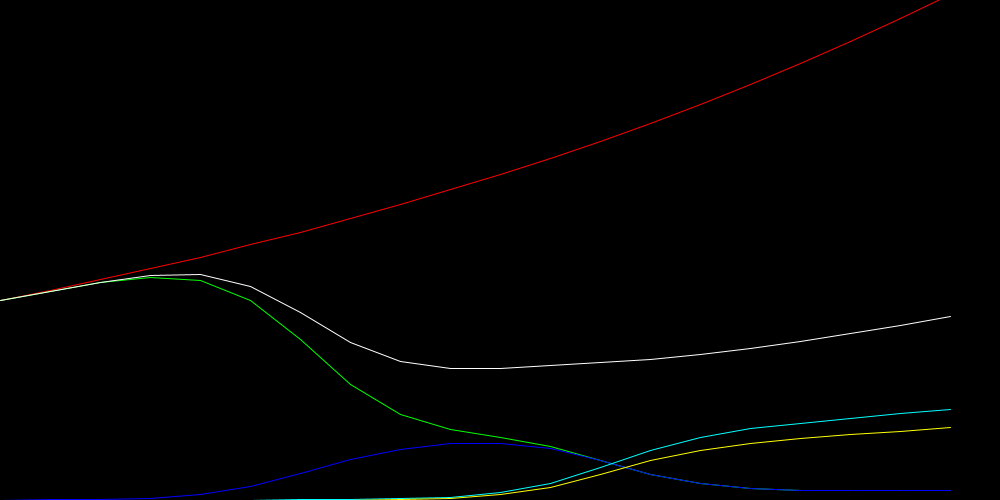
Frame 1 (no input)
Frame 60 (the mouse pressed at the canvas centre just before this capture): identical to frame 1, image omitted
Frame 120 (the mouse held since frame 60 and released just before this capture): identical to frame 1, image omitted

The Processing sketch that drew this single still picture (run headless with seeded random() and noise(); from frame 60 on, the mouse is pressed at the canvas centre):

// Processing sketch: ParkingModel
// ── ParkingModel.pde
AV_System sys;

void setup() {
  size(1000, 500);
  sys = new AV_System(1000, 2010, 2030);
  
  sys.demand_growth = 0.05;
  
  sys.av_share = 0.9;
  sys.av_growth = 1.0;
  sys.av_peak_hype_year = 2022;
  
  sys.rideShare_share = 0.8;
  sys.rideShare_growth = 1.0;
  sys.rideShare_peak_hype_year = 2016;
  
  sys.update();
}

void draw() {
  background(0);
  sys.plot();
}

class AV_System {
  int tripDemand_0;
  int year_0, year_f, intervals; // initial and final years
  float demand_growth; // yearly growth for trip demand (exponential growth)
  
  float rideShare_share; // % trips using Ride Share at Equilibrium
  float rideShare_growth; // Pace of Adoption (k-value of logistic eq.)
  int rideShare_peak_hype_year; // Year of peak adoption
  
  float av_share; // % trips using Autonomous Vehicle at Equilibrium
  float av_growth; // Pace of Adoption (k-value of logistic eq.)
  int av_peak_hype_year; // Year of peak adoption
  
  /* 4 Car Types:
   *
   *                Human Driver              Autonomous Vehicle
   *
   *  Private       1. [Private, Driver]      3. [Private, AV]
   *
   *   Shared       2. [Shared,  Driver]      4. [Shared,  AV]
   */
   
  // Number of Vehicles of Each Type for array of N years
  int[] numCar1, numCar2, numCar3, numCar4, totalCars;
  
  // Number of Trips Demanded for array of N years
  int[] tripDemand;
   
  // Number of trips served per vehicle of each type
  float TRIPS_PER_CAR1 = 1.0;
  float TRIPS_PER_CAR2 = 4.0;
  float TRIPS_PER_CAR3 = 1.0;
  float TRIPS_PER_CAR4 = 5.0;
   
  // Number of parking Spaces needed per vehicle of each type
  float SPACES_PER_CAR1 = 1.00;
  float SPACES_PER_CAR2 = 0.50;
  float SPACES_PER_CAR3 = 0.75;
  float SPACES_PER_CAR4 = 0.25;
   
   AV_System(int tripDemand_0, int year_0, int year_f) {
     this.tripDemand_0 = tripDemand_0;
     this.year_0 = year_0;
     this.year_f = year_f;
     intervals = year_f - year_0;
     
     numCar1    = new int[intervals];
     numCar2    = new int[intervals];
     numCar3    = new int[intervals];
     numCar4    = new int[intervals];
     totalCars  = new int[intervals];
     tripDemand = new int[intervals];
   }
   
   void update() {
     float av_s, rs_s; // Instantaneous share of AV and RideShare
     
     // Update Vehicle Counts
     for (int i=0; i<intervals; i++) {
       av_s = logistic(av_share,        av_growth,        year_0 + i, av_peak_hype_year);
       rs_s = logistic(rideShare_share, rideShare_growth, year_0 + i, rideShare_peak_hype_year);
       
       tripDemand[i] = int(tripDemand_0 * pow(1 + demand_growth, i));
       numCar1[i] = int( tripDemand[i] * (1 - av_s) * (1 - rs_s) );
       numCar2[i] = int( tripDemand[i] * (1 - av_s) * (0 + rs_s) );
       numCar3[i] = int( tripDemand[i] * (0 + av_s) * (1 - rs_s) );
       numCar4[i] = int( tripDemand[i] * (0 + av_s) * (0 + rs_s) );
       
       numCar1[i] /= TRIPS_PER_CAR1;
       numCar2[i] /= TRIPS_PER_CAR2;
       numCar3[i] /= TRIPS_PER_CAR3;
       numCar4[i] /= TRIPS_PER_CAR4;
       
       totalCars[i] = numCar1[i] + numCar2[i] + numCar3[i] + numCar4[i];
     }
   }
   
   float logistic(float L, float k, float x, float x_0) {
     return L / (1 + exp( -k*(x - x_0) ));
   }
   
   void plot() {
     for (int i=1; i<intervals; i++) {
       
       float xpos1 = (i-1)*float(width)/intervals;
       float xpos2 = (i)  *float(width)/intervals;
       
       stroke(#FF0000);
       line( xpos1, height - 0.2*tripDemand[i-1], xpos2, height - 0.2*tripDemand[i] );
       
       stroke(#00FF00);
       line( xpos1, height - 0.2*numCar1[i-1], xpos2, height - 0.2*numCar1[i] );
       
       stroke(#0000FF);
       line( xpos1, height - 0.2*numCar2[i-1], xpos2, height - 0.2*numCar2[i] );
       
       stroke(#00FFFF);
       line( xpos1, height - 0.2*numCar3[i-1], xpos2, height - 0.2*numCar3[i] );
       
       stroke(#FFFF00);
       line( xpos1, height - 0.2*numCar4[i-1], xpos2, height - 0.2*numCar4[i] );
       
       stroke(#FFFFFF);
       line( xpos1, height - 0.2*totalCars[i-1], xpos2, height - 0.2*totalCars[i] );
     }
   }
   
}
